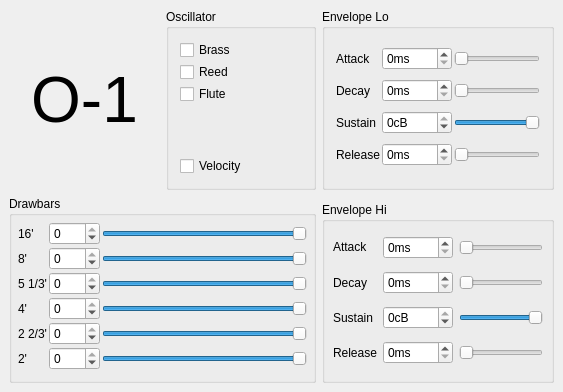
<ui version="4.0" >
 <class>OrganGuiBase</class>
 <widget class="QWidget" name="OrganGuiBase" >
  <property name="geometry" >
   <rect>
    <x>0</x>
    <y>0</y>
    <width>563</width>
    <height>392</height>
   </rect>
  </property>
  <property name="sizePolicy" >
   <sizepolicy>
    <hsizetype>7</hsizetype>
    <vsizetype>5</vsizetype>
    <horstretch>0</horstretch>
    <verstretch>0</verstretch>
   </sizepolicy>
  </property>
  <property name="windowTitle" >
   <string>MusE: Organ</string>
  </property>
  <layout class="QGridLayout" >
   <property name="margin" >
    <number>9</number>
   </property>
   <property name="spacing" >
    <number>6</number>
   </property>
   <item row="0" column="1" >
    <widget class="QGroupBox" name="GroupBox3" >
     <property name="sizePolicy" >
      <sizepolicy>
       <hsizetype>7</hsizetype>
       <vsizetype>7</vsizetype>
       <horstretch>0</horstretch>
       <verstretch>0</verstretch>
      </sizepolicy>
     </property>
     <property name="title" >
      <string>Oscillator</string>
     </property>
     <layout class="QVBoxLayout" >
      <property name="margin" >
       <number>11</number>
      </property>
      <property name="spacing" >
       <number>2</number>
      </property>
      <item>
       <widget class="QCheckBox" name="sw1" >
        <property name="sizePolicy" >
         <sizepolicy>
          <hsizetype>5</hsizetype>
          <vsizetype>1</vsizetype>
          <horstretch>0</horstretch>
          <verstretch>0</verstretch>
         </sizepolicy>
        </property>
        <property name="text" >
         <string>Brass</string>
        </property>
       </widget>
      </item>
      <item>
       <widget class="QCheckBox" name="sw2" >
        <property name="sizePolicy" >
         <sizepolicy>
          <hsizetype>5</hsizetype>
          <vsizetype>1</vsizetype>
          <horstretch>0</horstretch>
          <verstretch>0</verstretch>
         </sizepolicy>
        </property>
        <property name="text" >
         <string>Reed</string>
        </property>
       </widget>
      </item>
      <item>
       <widget class="QCheckBox" name="sw3" >
        <property name="sizePolicy" >
         <sizepolicy>
          <hsizetype>5</hsizetype>
          <vsizetype>1</vsizetype>
          <horstretch>0</horstretch>
          <verstretch>0</verstretch>
         </sizepolicy>
        </property>
        <property name="text" >
         <string>Flute</string>
        </property>
       </widget>
      </item>
      <item>
       <spacer>
        <property name="orientation" >
         <enum>Qt::Vertical</enum>
        </property>
        <property name="sizeType" >
         <enum>QSizePolicy::Expanding</enum>
        </property>
        <property name="sizeHint" >
         <size>
          <width>20</width>
          <height>20</height>
         </size>
        </property>
       </spacer>
      </item>
      <item>
       <widget class="QCheckBox" name="sw4" >
        <property name="text" >
         <string>Velocity</string>
        </property>
       </widget>
      </item>
     </layout>
    </widget>
   </item>
   <item row="0" column="0" >
    <widget class="QLabel" name="TextLabel1_2" >
     <property name="sizePolicy" >
      <sizepolicy>
       <hsizetype>7</hsizetype>
       <vsizetype>5</vsizetype>
       <horstretch>0</horstretch>
       <verstretch>0</verstretch>
      </sizepolicy>
     </property>
     <property name="font" >
      <font>
       <pointsize>48</pointsize>
       <weight>50</weight>
       <italic>false</italic>
       <bold>false</bold>
       <underline>false</underline>
       <strikeout>false</strikeout>
      </font>
     </property>
     <property name="text" >
      <string>O-1</string>
     </property>
     <property name="alignment" >
      <set>Qt::AlignCenter</set>
     </property>
    </widget>
   </item>
   <item rowspan="2" row="1" column="0" colspan="2" >
    <widget class="QGroupBox" name="GroupBox1" >
     <property name="sizePolicy" >
      <sizepolicy>
       <hsizetype>7</hsizetype>
       <vsizetype>7</vsizetype>
       <horstretch>0</horstretch>
       <verstretch>0</verstretch>
      </sizepolicy>
     </property>
     <property name="title" >
      <string>Drawbars</string>
     </property>
     <layout class="QGridLayout" >
      <property name="margin" >
       <number>6</number>
      </property>
      <property name="spacing" >
       <number>2</number>
      </property>
      <item row="0" column="0" >
       <widget class="QLabel" name="TextLabel1" >
        <property name="text" >
         <string>16'</string>
        </property>
       </widget>
      </item>
      <item row="3" column="0" >
       <widget class="QLabel" name="TextLabel4" >
        <property name="text" >
         <string>4'</string>
        </property>
       </widget>
      </item>
      <item row="4" column="0" >
       <widget class="QLabel" name="TextLabel5" >
        <property name="text" >
         <string>2 2/3'</string>
        </property>
       </widget>
      </item>
      <item row="5" column="0" >
       <widget class="QLabel" name="TextLabel6" >
        <property name="text" >
         <string>2'</string>
        </property>
       </widget>
      </item>
      <item row="2" column="0" >
       <widget class="QLabel" name="TextLabel2" >
        <property name="text" >
         <string>5 1/3'</string>
        </property>
       </widget>
      </item>
      <item row="1" column="0" >
       <widget class="QLabel" name="TextLabel3" >
        <property name="text" >
         <string>8'</string>
        </property>
       </widget>
      </item>
      <item row="1" column="2" >
       <widget class="QSlider" name="p2" >
        <property name="minimum" >
         <number>-960</number>
        </property>
        <property name="maximum" >
         <number>0</number>
        </property>
        <property name="pageStep" >
         <number>1</number>
        </property>
        <property name="orientation" >
         <enum>Qt::Horizontal</enum>
        </property>
        <property name="tickInterval" >
         <number>10</number>
        </property>
       </widget>
      </item>
      <item row="2" column="2" >
       <widget class="QSlider" name="p3" >
        <property name="minimum" >
         <number>-960</number>
        </property>
        <property name="maximum" >
         <number>0</number>
        </property>
        <property name="pageStep" >
         <number>1</number>
        </property>
        <property name="orientation" >
         <enum>Qt::Horizontal</enum>
        </property>
        <property name="tickInterval" >
         <number>10</number>
        </property>
       </widget>
      </item>
      <item row="3" column="2" >
       <widget class="QSlider" name="p4" >
        <property name="minimum" >
         <number>-960</number>
        </property>
        <property name="maximum" >
         <number>0</number>
        </property>
        <property name="pageStep" >
         <number>1</number>
        </property>
        <property name="orientation" >
         <enum>Qt::Horizontal</enum>
        </property>
        <property name="tickInterval" >
         <number>10</number>
        </property>
       </widget>
      </item>
      <item row="4" column="2" >
       <widget class="QSlider" name="p5" >
        <property name="minimum" >
         <number>-960</number>
        </property>
        <property name="maximum" >
         <number>0</number>
        </property>
        <property name="pageStep" >
         <number>1</number>
        </property>
        <property name="orientation" >
         <enum>Qt::Horizontal</enum>
        </property>
        <property name="tickInterval" >
         <number>10</number>
        </property>
       </widget>
      </item>
      <item row="5" column="2" >
       <widget class="QSlider" name="p6" >
        <property name="minimum" >
         <number>-960</number>
        </property>
        <property name="maximum" >
         <number>0</number>
        </property>
        <property name="pageStep" >
         <number>1</number>
        </property>
        <property name="orientation" >
         <enum>Qt::Horizontal</enum>
        </property>
        <property name="tickInterval" >
         <number>10</number>
        </property>
       </widget>
      </item>
      <item row="0" column="2" >
       <widget class="QSlider" name="p1" >
        <property name="sizePolicy" >
         <sizepolicy>
          <hsizetype>7</hsizetype>
          <vsizetype>0</vsizetype>
          <horstretch>0</horstretch>
          <verstretch>0</verstretch>
         </sizepolicy>
        </property>
        <property name="minimum" >
         <number>-960</number>
        </property>
        <property name="maximum" >
         <number>0</number>
        </property>
        <property name="pageStep" >
         <number>1</number>
        </property>
        <property name="orientation" >
         <enum>Qt::Horizontal</enum>
        </property>
        <property name="tickInterval" >
         <number>10</number>
        </property>
       </widget>
      </item>
      <item row="0" column="1" >
       <widget class="QSpinBox" name="lcd1" >
        <property name="maximum" >
         <number>0</number>
        </property>
        <property name="minimum" >
         <number>-960</number>
        </property>
       </widget>
      </item>
      <item row="1" column="1" >
       <widget class="QSpinBox" name="lcd2" >
        <property name="maximum" >
         <number>0</number>
        </property>
        <property name="minimum" >
         <number>-960</number>
        </property>
        <property name="singleStep" >
         <number>10</number>
        </property>
       </widget>
      </item>
      <item row="2" column="1" >
       <widget class="QSpinBox" name="lcd3" >
        <property name="maximum" >
         <number>0</number>
        </property>
        <property name="minimum" >
         <number>-960</number>
        </property>
        <property name="singleStep" >
         <number>10</number>
        </property>
       </widget>
      </item>
      <item row="3" column="1" >
       <widget class="QSpinBox" name="lcd4" >
        <property name="maximum" >
         <number>0</number>
        </property>
        <property name="minimum" >
         <number>-960</number>
        </property>
        <property name="singleStep" >
         <number>10</number>
        </property>
       </widget>
      </item>
      <item row="4" column="1" >
       <widget class="QSpinBox" name="lcd5" >
        <property name="maximum" >
         <number>0</number>
        </property>
        <property name="minimum" >
         <number>-960</number>
        </property>
        <property name="singleStep" >
         <number>10</number>
        </property>
       </widget>
      </item>
      <item row="5" column="1" >
       <widget class="QSpinBox" name="lcd6" >
        <property name="maximum" >
         <number>0</number>
        </property>
        <property name="minimum" >
         <number>-960</number>
        </property>
        <property name="singleStep" >
         <number>10</number>
        </property>
       </widget>
      </item>
     </layout>
    </widget>
   </item>
   <item row="0" column="2" >
    <widget class="QGroupBox" name="GroupBox2" >
     <property name="sizePolicy" >
      <sizepolicy>
       <hsizetype>7</hsizetype>
       <vsizetype>7</vsizetype>
       <horstretch>0</horstretch>
       <verstretch>0</verstretch>
      </sizepolicy>
     </property>
     <property name="title" >
      <string>Envelope Lo</string>
     </property>
     <property name="alignment" >
      <set>Qt::AlignLeading</set>
     </property>
     <layout class="QGridLayout" >
      <property name="margin" >
       <number>11</number>
      </property>
      <property name="spacing" >
       <number>2</number>
      </property>
      <item row="0" column="0" >
       <widget class="QLabel" name="TextLabel7" >
        <property name="text" >
         <string>Attack</string>
        </property>
       </widget>
      </item>
      <item row="1" column="0" >
       <widget class="QLabel" name="TextLabel8" >
        <property name="text" >
         <string>Decay</string>
        </property>
       </widget>
      </item>
      <item row="2" column="0" >
       <widget class="QLabel" name="TextLabel9" >
        <property name="text" >
         <string>Sustain</string>
        </property>
       </widget>
      </item>
      <item row="3" column="0" >
       <widget class="QLabel" name="TextLabel10" >
        <property name="text" >
         <string>Release</string>
        </property>
       </widget>
      </item>
      <item row="0" column="2" >
       <widget class="QSlider" name="p7" >
        <property name="sizePolicy" >
         <sizepolicy>
          <hsizetype>7</hsizetype>
          <vsizetype>0</vsizetype>
          <horstretch>0</horstretch>
          <verstretch>0</verstretch>
         </sizepolicy>
        </property>
        <property name="minimumSize" >
         <size>
          <width>80</width>
          <height>0</height>
         </size>
        </property>
        <property name="maximum" >
         <number>500</number>
        </property>
        <property name="pageStep" >
         <number>1</number>
        </property>
        <property name="orientation" >
         <enum>Qt::Horizontal</enum>
        </property>
        <property name="tickInterval" >
         <number>50</number>
        </property>
       </widget>
      </item>
      <item row="1" column="2" >
       <widget class="QSlider" name="p8" >
        <property name="maximum" >
         <number>5000</number>
        </property>
        <property name="pageStep" >
         <number>1</number>
        </property>
        <property name="orientation" >
         <enum>Qt::Horizontal</enum>
        </property>
        <property name="tickInterval" >
         <number>500</number>
        </property>
       </widget>
      </item>
      <item row="2" column="2" >
       <widget class="QSlider" name="p9" >
        <property name="minimum" >
         <number>-960</number>
        </property>
        <property name="maximum" >
         <number>0</number>
        </property>
        <property name="pageStep" >
         <number>1</number>
        </property>
        <property name="orientation" >
         <enum>Qt::Horizontal</enum>
        </property>
        <property name="tickInterval" >
         <number>10</number>
        </property>
       </widget>
      </item>
      <item row="3" column="2" >
       <widget class="QSlider" name="p10" >
        <property name="maximum" >
         <number>500</number>
        </property>
        <property name="pageStep" >
         <number>1</number>
        </property>
        <property name="orientation" >
         <enum>Qt::Horizontal</enum>
        </property>
        <property name="tickInterval" >
         <number>50</number>
        </property>
       </widget>
      </item>
      <item row="0" column="1" >
       <widget class="QSpinBox" name="lcd7" >
        <property name="sizePolicy" >
         <sizepolicy>
          <hsizetype>1</hsizetype>
          <vsizetype>0</vsizetype>
          <horstretch>0</horstretch>
          <verstretch>0</verstretch>
         </sizepolicy>
        </property>
        <property name="suffix" >
         <string>ms</string>
        </property>
        <property name="maximum" >
         <number>500</number>
        </property>
       </widget>
      </item>
      <item row="1" column="1" >
       <widget class="QSpinBox" name="lcd8" >
        <property name="sizePolicy" >
         <sizepolicy>
          <hsizetype>1</hsizetype>
          <vsizetype>0</vsizetype>
          <horstretch>0</horstretch>
          <verstretch>0</verstretch>
         </sizepolicy>
        </property>
        <property name="suffix" >
         <string>ms</string>
        </property>
        <property name="maximum" >
         <number>5000</number>
        </property>
       </widget>
      </item>
      <item row="2" column="1" >
       <widget class="QSpinBox" name="lcd9" >
        <property name="sizePolicy" >
         <sizepolicy>
          <hsizetype>1</hsizetype>
          <vsizetype>0</vsizetype>
          <horstretch>0</horstretch>
          <verstretch>0</verstretch>
         </sizepolicy>
        </property>
        <property name="suffix" >
         <string>cB</string>
        </property>
        <property name="maximum" >
         <number>0</number>
        </property>
        <property name="minimum" >
         <number>-960</number>
        </property>
        <property name="value" >
         <number>0</number>
        </property>
       </widget>
      </item>
      <item row="3" column="1" >
       <widget class="QSpinBox" name="lcd10" >
        <property name="sizePolicy" >
         <sizepolicy>
          <hsizetype>1</hsizetype>
          <vsizetype>0</vsizetype>
          <horstretch>0</horstretch>
          <verstretch>0</verstretch>
         </sizepolicy>
        </property>
        <property name="suffix" >
         <string>ms</string>
        </property>
        <property name="maximum" >
         <number>500</number>
        </property>
       </widget>
      </item>
     </layout>
    </widget>
   </item>
   <item row="2" column="2" >
    <widget class="QGroupBox" name="GroupBox4" >
     <property name="sizePolicy" >
      <sizepolicy>
       <hsizetype>7</hsizetype>
       <vsizetype>7</vsizetype>
       <horstretch>0</horstretch>
       <verstretch>0</verstretch>
      </sizepolicy>
     </property>
     <property name="title" >
      <string>Envelope Hi</string>
     </property>
     <layout class="QGridLayout" >
      <property name="margin" >
       <number>8</number>
      </property>
      <property name="spacing" >
       <number>6</number>
      </property>
      <item row="3" column="2" >
       <widget class="QSlider" name="p14" >
        <property name="maximum" >
         <number>500</number>
        </property>
        <property name="pageStep" >
         <number>1</number>
        </property>
        <property name="orientation" >
         <enum>Qt::Horizontal</enum>
        </property>
        <property name="tickInterval" >
         <number>50</number>
        </property>
       </widget>
      </item>
      <item row="2" column="0" >
       <widget class="QLabel" name="TextLabel13" >
        <property name="text" >
         <string>Sustain</string>
        </property>
       </widget>
      </item>
      <item row="3" column="0" >
       <widget class="QLabel" name="TextLabel14" >
        <property name="text" >
         <string>Release</string>
        </property>
       </widget>
      </item>
      <item row="3" column="1" >
       <widget class="QSpinBox" name="lcd14" >
        <property name="sizePolicy" >
         <sizepolicy>
          <hsizetype>5</hsizetype>
          <vsizetype>0</vsizetype>
          <horstretch>0</horstretch>
          <verstretch>0</verstretch>
         </sizepolicy>
        </property>
        <property name="suffix" >
         <string>ms</string>
        </property>
        <property name="maximum" >
         <number>500</number>
        </property>
       </widget>
      </item>
      <item row="2" column="1" >
       <widget class="QSpinBox" name="lcd13" >
        <property name="sizePolicy" >
         <sizepolicy>
          <hsizetype>5</hsizetype>
          <vsizetype>0</vsizetype>
          <horstretch>0</horstretch>
          <verstretch>0</verstretch>
         </sizepolicy>
        </property>
        <property name="suffix" >
         <string>cB</string>
        </property>
        <property name="maximum" >
         <number>0</number>
        </property>
        <property name="minimum" >
         <number>-960</number>
        </property>
       </widget>
      </item>
      <item row="1" column="1" >
       <widget class="QSpinBox" name="lcd12" >
        <property name="sizePolicy" >
         <sizepolicy>
          <hsizetype>5</hsizetype>
          <vsizetype>0</vsizetype>
          <horstretch>0</horstretch>
          <verstretch>0</verstretch>
         </sizepolicy>
        </property>
        <property name="suffix" >
         <string>ms</string>
        </property>
        <property name="maximum" >
         <number>5000</number>
        </property>
       </widget>
      </item>
      <item row="0" column="2" >
       <widget class="QSlider" name="p11" >
        <property name="sizePolicy" >
         <sizepolicy>
          <hsizetype>7</hsizetype>
          <vsizetype>0</vsizetype>
          <horstretch>0</horstretch>
          <verstretch>0</verstretch>
         </sizepolicy>
        </property>
        <property name="maximum" >
         <number>500</number>
        </property>
        <property name="pageStep" >
         <number>1</number>
        </property>
        <property name="orientation" >
         <enum>Qt::Horizontal</enum>
        </property>
        <property name="tickInterval" >
         <number>50</number>
        </property>
       </widget>
      </item>
      <item row="0" column="1" >
       <widget class="QSpinBox" name="lcd11" >
        <property name="sizePolicy" >
         <sizepolicy>
          <hsizetype>5</hsizetype>
          <vsizetype>0</vsizetype>
          <horstretch>0</horstretch>
          <verstretch>0</verstretch>
         </sizepolicy>
        </property>
        <property name="suffix" >
         <string>ms</string>
        </property>
        <property name="maximum" >
         <number>500</number>
        </property>
       </widget>
      </item>
      <item row="1" column="2" >
       <widget class="QSlider" name="p12" >
        <property name="maximum" >
         <number>5000</number>
        </property>
        <property name="pageStep" >
         <number>1</number>
        </property>
        <property name="orientation" >
         <enum>Qt::Horizontal</enum>
        </property>
        <property name="tickInterval" >
         <number>500</number>
        </property>
       </widget>
      </item>
      <item row="2" column="2" >
       <widget class="QSlider" name="p13" >
        <property name="minimum" >
         <number>-960</number>
        </property>
        <property name="maximum" >
         <number>0</number>
        </property>
        <property name="pageStep" >
         <number>1</number>
        </property>
        <property name="orientation" >
         <enum>Qt::Horizontal</enum>
        </property>
        <property name="tickInterval" >
         <number>10</number>
        </property>
       </widget>
      </item>
      <item row="0" column="0" >
       <widget class="QLabel" name="TextLabel11" >
        <property name="sizePolicy" >
         <sizepolicy>
          <hsizetype>5</hsizetype>
          <vsizetype>4</vsizetype>
          <horstretch>0</horstretch>
          <verstretch>0</verstretch>
         </sizepolicy>
        </property>
        <property name="text" >
         <string>Attack</string>
        </property>
       </widget>
      </item>
      <item row="1" column="0" >
       <widget class="QLabel" name="TextLabel12" >
        <property name="text" >
         <string>Decay</string>
        </property>
       </widget>
      </item>
     </layout>
    </widget>
   </item>
  </layout>
 </widget>
 <layoutdefault spacing="6" margin="11" />
 <tabstops>
  <tabstop>p1</tabstop>
  <tabstop>p3</tabstop>
  <tabstop>p2</tabstop>
  <tabstop>p4</tabstop>
  <tabstop>p5</tabstop>
  <tabstop>p6</tabstop>
  <tabstop>p7</tabstop>
  <tabstop>p8</tabstop>
  <tabstop>p9</tabstop>
  <tabstop>p10</tabstop>
  <tabstop>p11</tabstop>
  <tabstop>p12</tabstop>
  <tabstop>p13</tabstop>
  <tabstop>p14</tabstop>
  <tabstop>sw1</tabstop>
  <tabstop>sw2</tabstop>
  <tabstop>sw3</tabstop>
 </tabstops>
 <resources/>
 <connections/>
</ui>
